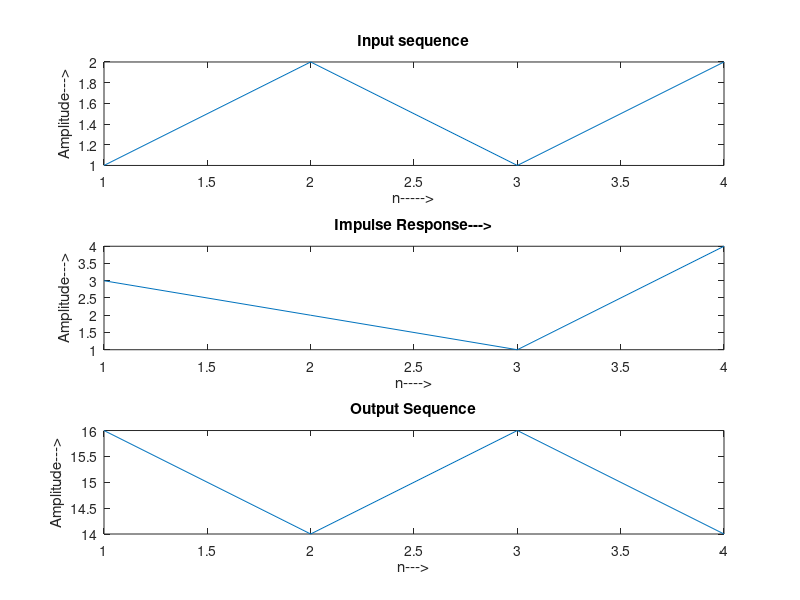

Write the MATLAB code that produced this figure.
%{
    Q. Write program to perform circular convolution
%}

clc;
close all;

x = [1 2 1 2];
h = [3 2 1 4];
N = max(length(x), length(h));
y = cconv(x, h, N); % Caculate circular convolution x & h
disp(y);

% % Manually performing circular convolution
% y = conv(x, h);
% ly = length(y);
% r = zeros(1, N);
% for i = 1:1:N
%     if(N + i <= ly)
%         r(i) = y(i) + y(N + i);
%     else
%         r(i)=y(i);
%     end
% end
% disp(r);

% Plot the input signal
subplot(3,1,1);
plot(x);
ylabel('Amplitude--->');
xlabel('n----->');
title('Input sequence');

% Plot the impulse signal
subplot(3,1,2);
plot(h);
xlabel('n---->');
ylabel('Amplitude--->');
title('Impulse Response--->');

% Plot the convoluted output signal
subplot(3,1,3);
plot(y);
% plot(r);
xlabel('n--->');
ylabel('Amplitude--->');
title('Output Sequence');
